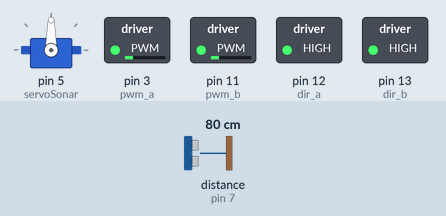
This sketch was run on a simulated Arduino Uno, built with avr-gcc and run on an emulated ATmega328P. On the bench: servo, switched loads named in the sketch (green lamp = pin HIGH). Wiring (inferred from the names in the program): ultrasonic range finder: trigger pin 8; echo pin 7. The test bench sets the inputs (shaded band); at power-on: distance to the obstacle (sensor on pin 7) 80 cm. The echo pulse lasts 58.3 µs per cm; pins used as bus, display or sensor lines are not drawn.

Above: at 1.2 s.
1.3 s: distance to the obstacle (sensor on pin 7) set to 18 cm
2.8 s: distance to the obstacle (sensor on pin 7) set to 15 cm
At 5.6 s:
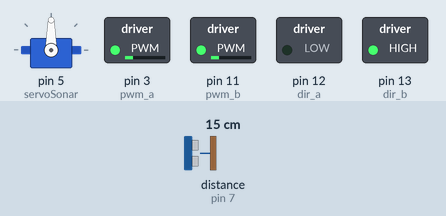
5.8 s: distance to the obstacle (sensor on pin 7) set to 35 cm
At 7.4 s:
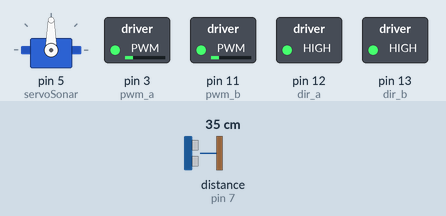
8.2 s: distance to the obstacle (sensor on pin 7) set to 2 cm
At 10.1 s:
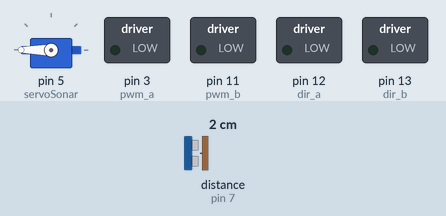
Timing chart, 0 to 12.2 s (numbered marks = the images above; inputs shaded):
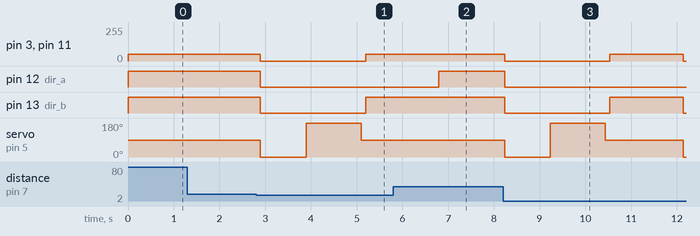

Measured:
- the behaviour switches between 17 and 16 cm on distance to the obstacle (sensor on pin 7) (found by bisection; images 0 and 1)
- after the input at 1.3 s, every drawn part: stays the same
- after the input at 2.8 s, pin 3 (pwm_a), pin 11 (pwm_b): 50/255 → 0/255 after 0.09 s, → 50/255 2.3 s later; pin 12 (dir_a): HIGH → LOW after 0.09 s; pin 13 (dir_b): HIGH → LOW after 0.09 s, → HIGH 2.3 s later; servo on pin 5 (servoSonar): 90° → 0° after 0.09 s, → 180° 1.0 s later, → 90° 1.2 s later
- after the input at 5.8 s, pin 3 (pwm_a), pin 11 (pwm_b): stays 50/255 (without the input it goes to 0/255 after 1.0 s); pin 12 (dir_a): LOW → HIGH after 1.0 s; pin 13 (dir_b): stays HIGH (without the input it goes to LOW after 1.0 s); servo on pin 5 (servoSonar): stays 90° (without the input it goes to 0° after 1.0 s)
- after the input at 8.2 s, pin 3 (pwm_a), pin 11 (pwm_b): 50/255 → 0/255 at once, → 50/255 2.3 s later, → 0/255 1.6 s later; pin 12 (dir_a): HIGH → LOW at once; pin 13 (dir_b): HIGH → LOW at once, → HIGH 2.3 s later, → LOW 1.6 s later; servo on pin 5 (servoSonar): 90° → 0° at once, → 180° 1.0 s later, → 90° 1.2 s later, → 0° 1.7 s later

The sketch:

Chip-n-Moto.ino
```cpp
/************************************
Chip'n"Moto" V1 by Stéphen Stipe

derived from Chip'n'Bot V1 by Stéphane Caviglioli and Ardumoto by Timothy Holmberg at SparkFun Electronics
cavimaster@gmail.com and unpublished respectively
************************************/
#include <Servo.h>         //inclu la librairie Servo.h

// HC-SR04
#define echoPin 7 // Echo Pin
#define trigPin 8 // Trigger Pin
int leftDistance, rightDistance; //distances on either side
long cm;
// HC-SR04
//MotorShield
int pwm_a = 3;   //PWM control for motor outputs 1 and 2 is on digital pin 3
int pwm_b = 11;  //PWM control for motor outputs 3 and 4 is on digital pin 11
int dir_a = 12;  //direction control for motor outputs 1 and 2 is on digital pin 12
int dir_b = 13;  //direction control for motor outputs 3 and 4 is on digital pin 13
int val = 0;     //value for fade

Servo servoSonar;          // Servo détection obstacle


void setup() {

  pinMode(trigPin, OUTPUT); //HC-SR04 OUT
  pinMode(echoPin, INPUT);  //HC-SR04 IN
  pinMode(pwm_a, OUTPUT);  //Set control pins to be outputs
  pinMode(pwm_b, OUTPUT);
  pinMode(dir_a, OUTPUT);
  pinMode(dir_b, OUTPUT);
  analogWrite(pwm_a, 0);  //set both motors to run at (0/255 = 0)% duty cycle (stopped)
  analogWrite(pwm_b, 0);

  pinMode(trigPin, OUTPUT);
  digitalWrite(trigPin, LOW);
  pinMode(echoPin, INPUT);

  servoSonar.attach(5);  //Attache le servo à la pin 5
  servoSonar.write(90);
}

void loop() {            // Loop through motion tests


  int distanceFwd = ping();
  if (distanceFwd>15) {forward();}
  else //if path is blocked
  {
    stopRobot();
    servoSonar.write(0);
    delay(500);
    rightDistance = ping(); //scan to the right
    delay(500);
    servoSonar.write(180);
    delay(700);
    leftDistance = ping(); //scan to the left
    delay(500);
    servoSonar.write(90); //return to center
    delay(100);
    compareDistance();
  }
  delay(100);
}


void compareDistance()
{
  if (leftDistance>rightDistance) //Si loqué à gauche
  {
    turnLeft();
    delay(500);
  }
  else if (rightDistance>leftDistance) //Si bloqué à droite
  {
    turnRight();
    delay(500);
  }
   else //Si bloqué des deux cotés
  {
    reverse();
    delay(1000);
  }
}

long ping(){ //Mesure la distance en cm
  digitalWrite(trigPin, HIGH);
  delayMicroseconds(10);
  digitalWrite(trigPin, LOW);
  cm = pulseIn(echoPin, HIGH)/58;
  return cm;
}

void forward() { // Routines en avant
  digitalWrite(dir_a, HIGH);  //Reverse motor direction, 1 high, 2 low
  digitalWrite(dir_b, HIGH);  //Reverse motor direction, 3 low, 4 high
  analogWrite(pwm_a, 50);    //set both motors to run at (100/255 = 39)% duty cycle
  analogWrite(pwm_b, 50);

}

void reverse() { // Routines en arrière
  digitalWrite(dir_a, LOW);  //Set motor direction, 1 low, 2 high
  digitalWrite(dir_b, LOW);  //Set motor direction, 3 high, 4 low
  analogWrite(pwm_a, 50);   //set both motors to run at (100/255 = 39)% duty cycle
  analogWrite(pwm_b, 50);
  delay(1000);
}

void turnRight() { // Routines tourne à droite

  digitalWrite(dir_a, HIGH);  //Reverse motor direction, 1 high, 2 low
  digitalWrite(dir_b, LOW);  //Set motor direction, 3 high, 4 low
  analogWrite(pwm_a, 50);   //set both motors to run at (100/255 = 39)% duty cycle
  analogWrite(pwm_b, 50);
  delay(1000);

}
void turnLeft() { // Routines tourne à gauche
  digitalWrite(dir_a, LOW);  //Reverse motor direction, 1 high, 2 low
  digitalWrite(dir_b, HIGH);  //Set motor direction, 3 high, 4 low
  analogWrite(pwm_a, 50);   //set both motors to run at (100/255 = 39)% duty cycle
  analogWrite(pwm_b, 50);
  delay(1000);
}

void stopRobot() { // Routines stop
  digitalWrite(dir_a, LOW); //Set motor direction, 1 low, 2 high
  digitalWrite(dir_b, LOW); //Set motor direction, 3 high, 4 low
  analogWrite(pwm_a, 0);    //set both motors to run at 0% duty cycle (stopped)
  analogWrite(pwm_b, 0);
}
```
